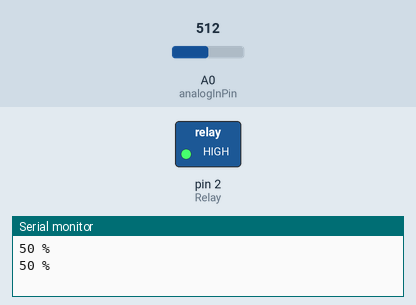
This sketch was run on a simulated Arduino Uno, built with avr-gcc and run on an emulated ATmega328P. Parts: switched loads named in the sketch (green lamp = pin HIGH), the last lines printed to the serial monitor. The inputs (shaded band) are chosen by the test bench; at power-on: A0 (analogInPin) = 512.

Above: at 1.8 s.
1.9 s: A0 (analogInPin) set to 497
At 2.4 s:
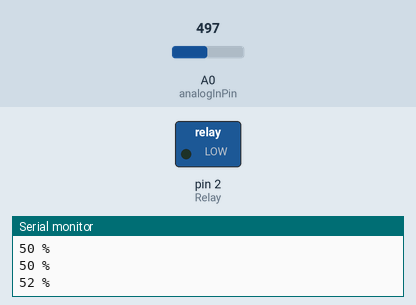
3.5 s: A0 (analogInPin) set to 716
At 5.1 s:
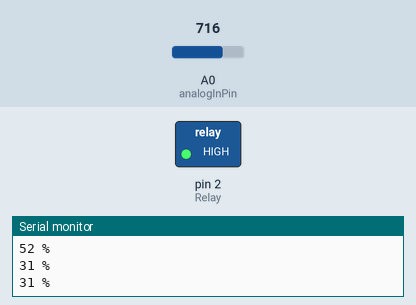
5.5 s: A0 (analogInPin) set to 511
At 6.7 s:
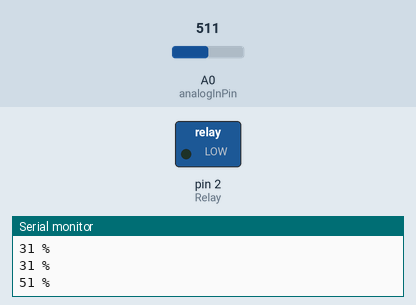
Timing chart, 0 to 8.5 s (numbered marks = the images above; inputs shaded):
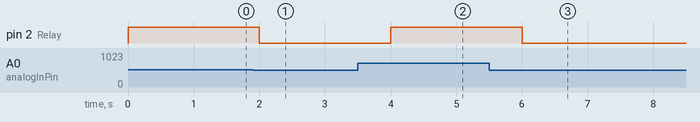

Measured:
- the behaviour switches between 512 and 511 on A0 (analogInPin) (found by bisection; images 0 and 1)
- after the input at 1.9 s, pin 2 (Relay): HIGH → LOW after 0.10 s
- after the input at 3.5 s, pin 2 (Relay): LOW → HIGH after 0.50 s
- after the input at 5.5 s, pin 2 (Relay): HIGH → LOW after 0.50 s

The sketch:

need001.ino
```cpp
const int analogInPin = A0; // input sensor
const int Relay = 2; //  input relay
int sensorValue = 0;
int outputValue = 0;
void setup() {
Serial.begin(9600);
pinMode(Relay, OUTPUT); // relay Output
}
void loop() {
sensorValue = analogRead(analogInPin);
outputValue = map(sensorValue, 0, 1023, 100, 0);
Serial.print(outputValue);
Serial.println(" %");
if (outputValue <= 50) { // set temp
digitalWrite(Relay, HIGH);
}
else {
digitalWrite(Relay, LOW);
}
delay(1000);
}
```
